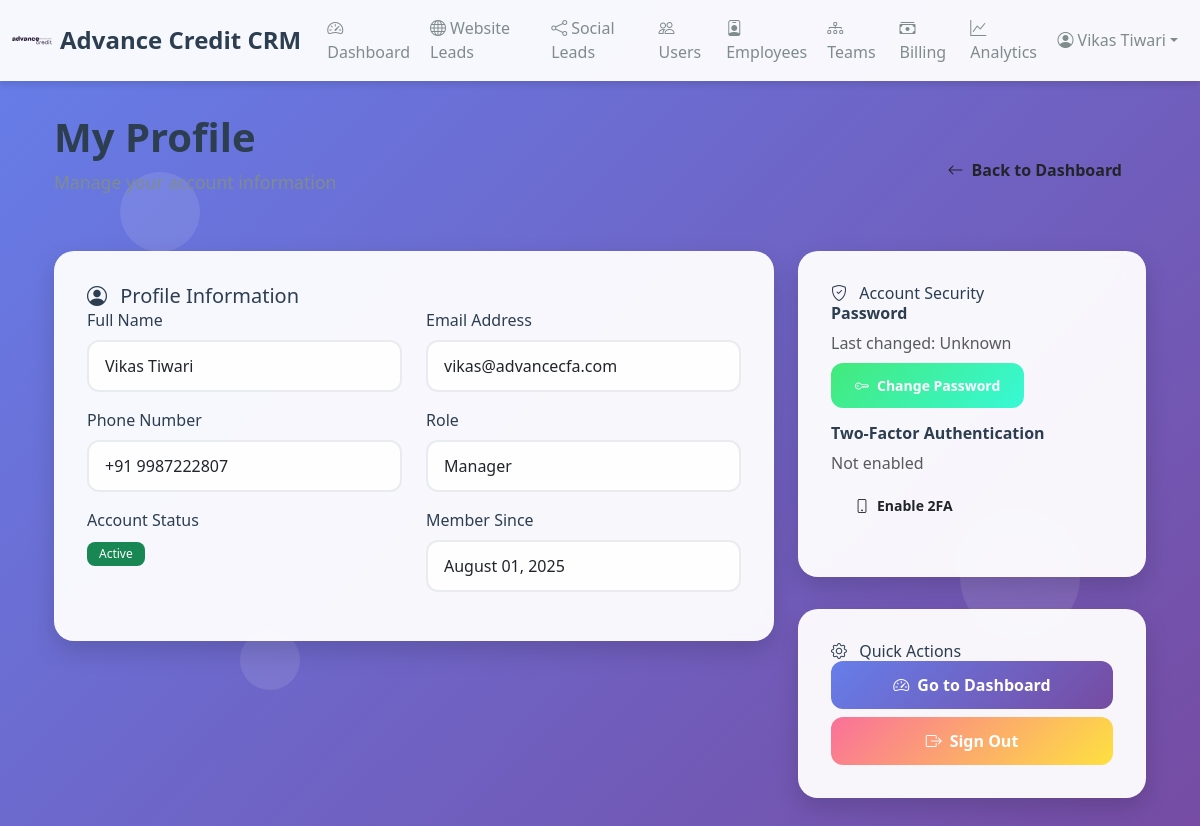
The app's page /crm/profile (signed in) with its own data.
### src/shared/crm_models.py (models this page shows)
class User(CRMBase):
    __tablename__ = "users"
    user_id = Column(Integer, primary_key=True, index=True)
    name = Column(String(128), nullable=False)
    email = Column(String(128), unique=True, nullable=False)
    phone = Column(String(32), unique=True, nullable=False)
    password_hash = Column(String(128), nullable=False)
    role = Column(String(32), default="employee")
    is_active = Column(Boolean, default=True)
    created_at = Column(DateTime, server_default=func.now())
    employee = relationship("Employee", back_populates="user", uselist=False)

### src/crm/routes.py (the view)
@router.get("/profile", response_class=HTMLResponse)
def user_profile(request: Request, db: Session = Depends(get_db)):
    if not request.session.get("user_id"):
        return RedirectResponse("/crm/login", status_code=status.HTTP_302_FOUND)
    user_id = request.session.get("user_id")
    user = db.query(User).filter(User.user_id == user_id).first()
    if not user:
        return RedirectResponse("/crm/login", status_code=status.HTTP_302_FOUND)
    return templates.TemplateResponse("profile.html", {
        "request": request,
        "user": user
    })

### src/crm/templates/profile.html (shortened to what this page needs)
{% extends 'base.html' %}
{% block content %}
<div class="container-fluid">
    <div class="d-flex justify-content-between align-items-center mb-4">
        <div>
            <h1 class="page-title">My Profile</h1>
            <p class="page-subtitle">Manage your account information</p>
        </div>
        <a href="/crm/dashboard" class="btn btn-modern btn-secondary-modern">
            <i class="bi bi-arrow-left me-2"></i>Back to Dashboard
        </a>
    </div>
    <div class="row">
        <div class="col-lg-8">
            <div class="glass-card">
                <div class="card-header">
                    <h5 class="mb-0">
                        <i class="bi bi-person-circle me-2"></i>
                        Profile Information
                    </h5>
                </div>
                <div class="card-body">
                    <div class="row">
                        <div class="col-md-6 mb-3">
                            <label class="form-label">Full Name</label>
                            <input type="text" class="form-control form-control-modern" value="{{ user.name }}" readonly>
                        </div>
                        <div class="col-md-6 mb-3">
                            <label class="form-label">Email Address</label>
                            <input type="email" class="form-control form-control-modern" value="{{ user.email }}" readonly>
                        </div>
                    </div>
                    <div class="row">
                        <div class="col-md-6 mb-3">
                            <label class="form-label">Phone Number</label>
                            <input type="text" class="form-control form-control-modern" value="{{ user.phone }}" readonly>
                        </div>
                        <div class="col-md-6 mb-3">
                            <label class="form-label">Role</label>
                            <input type="text" class="form-control form-control-modern" value="{{ user.role|title }}" readonly>
                        </div>
                    </div>
                    <div class="row">
                        <div class="col-md-6 mb-3">
                            <label class="form-label">Account Status</label>
                            <div>
                                {% if user.is_active %}
                                <span class="badge badge-modern bg-success">Active</span>
                                {% else %}
                                <span class="badge badge-modern bg-danger">Inactive</span>
                                {% endif %}
                            </div>
                        </div>
                        <div class="col-md-6 mb-3">
                            <label class="form-label">Member Since</label>
                            <input type="text" class="form-control form-control-modern" value="{{ user.created_at.strftime('%B %d, %Y') }}" readonly>
                        </div>
                    </div>
                </div>
            </div>
        </div>
        <div class="col-lg-4">
            <div class="glass-card">
                <div class="card-header">
                    <h6 class="mb-0">
                        <i class="bi bi-shield-check me-2"></i>
                        Account Security
                    </h6>
                </div>
                <div class="card-body">
                    <div class="mb-3">
                        <h6 class="fw-bold">Password</h6>
                        <p class="text-muted mb-2">Last changed: Unknown</p>
                        <button class="btn btn-modern btn-warning-modern btn-sm">
                            <i class="bi bi-key me-2"></i>Change Password
                        </button>
                    </div>
                    <div class="mb-3">
                        <h6 class="fw-bold">Two-Factor Authentication</h6>
                        <p class="text-muted mb-2">Not enabled</p>
                        <button class="btn btn-modern btn-secondary-modern btn-sm">
                            <i class="bi bi-phone me-2"></i>Enable 2FA
                        </button>
                    </div>
                </div>
            </div>
            <div class="glass-card mt-4">
                <div class="card-header">
                    <h6 class="mb-0">
                        <i class="bi bi-gear me-2"></i>
                        Quick Actions
                    </h6>
                </div>
                <div class="card-body">
                    <div class="d-grid gap-2">
                        <a href="/crm/dashboard" class="btn btn-modern btn-primary-modern">
                            <i class="bi bi-speedometer2 me-2"></i>Go to Dashboard
                        </a>
                        <a href="/crm/logout" class="btn btn-modern btn-danger-modern">
                            <i class="bi bi-box-arrow-right me-2"></i>Sign Out
                        </a>
                    </div>
                </div>
            </div>
        </div>
    </div>
</div>
{% endblock %}

### src/crm/templates/base.html (shortened to what this page needs)
<!DOCTYPE html>
<html lang="en">
<head>
    <link href="https://cdn.jsdelivr.net/npm/bootstrap@5.3.0/dist/css/bootstrap.min.css" rel="stylesheet">
    <link href="https://cdn.jsdelivr.net/npm/bootstrap-icons@1.10.0/font/bootstrap-icons.css" rel="stylesheet">
</head>
<body>
    <div class="floating-shapes">
        <div class="shape"></div>
        <div class="shape"></div>
        <div class="shape"></div>
    </div>
    <nav class="navbar navbar-expand-lg">
        <div class="container-fluid">
            <a class="navbar-brand d-flex align-items-center" href="/crm/dashboard">
                <img src="/crm/static/ac-logo-1.svg" alt="Logo" width="40" height="40" class="me-2">
                Advance Credit CRM
            </a>
            <div class="collapse navbar-collapse" id="navbarNav">
                <ul class="navbar-nav me-auto">
                    <li class="nav-item">
                        <a class="nav-link {% if request.url.path == '/crm/dashboard' %}active{% endif %}" href="/crm/dashboard">
                            <i class="bi bi-speedometer2 me-1"></i>Dashboard
                        </a>
                    </li>
                    <li class="nav-item">
                        <a class="nav-link {% if request.url.path.startswith('/crm/website-leads') %}active{% endif %}" href="/crm/website-leads">
                            <i class="bi bi-globe me-1"></i>Website Leads
                        </a>
                    </li>
                    <li class="nav-item">
                        <a class="nav-link {% if request.url.path.startswith('/crm/social-leads') %}active{% endif %}" href="/crm/social-leads">
                            <i class="bi bi-share me-1"></i>Social Leads
                        </a>
                    </li>
                    <li class="nav-item">
                        <a class="nav-link {% if request.url.path.startswith('/crm/users') %}active{% endif %}" href="/crm/users">
                            <i class="bi bi-people me-1"></i>Users
                        </a>
                    </li>
                    <li class="nav-item">
                        <a class="nav-link {% if request.url.path.startswith('/crm/employees') %}active{% endif %}" href="/crm/employees">
                            <i class="bi bi-person-badge me-1"></i>Employees
                        </a>
                    </li>
                    <li class="nav-item">
                        <a class="nav-link {% if request.url.path.startswith('/crm/teams') %}active{% endif %}" href="/crm/teams">
                            <i class="bi bi-diagram-3 me-1"></i>Teams
                        </a>
                    </li>
                    <li class="nav-item">
                        <a class="nav-link {% if request.url.path.startswith('/crm/billing') %}active{% endif %}" href="/crm/billing">
                            <i class="bi bi-cash-stack me-1"></i>Billing
                        </a>
                    </li>
                    <li class="nav-item">
                        <a class="nav-link {% if request.url.path.startswith('/crm/analytics') %}active{% endif %}" href="/crm/analytics">
                            <i class="bi bi-graph-up me-1"></i>Analytics
                        </a>
                    </li>
                </ul>
                <ul class="navbar-nav">
                    {% if request.session.get('user_id') %}
                    <li class="nav-item dropdown">
                        <a class="nav-link dropdown-toggle d-flex align-items-center" href="#" data-bs-toggle="dropdown">
                            <i class="bi bi-person-circle me-1"></i>
                            {{ request.session.get('user_name', 'Profile') }}
                        </a>
                    </li>
                    {% else %}
                    <li class="nav-item">
                        <a class="nav-link" href="/crm/login"><i class="bi bi-box-arrow-in-right me-1"></i>Login</a>
                    </li>
                    {% endif %}
                </ul>
            </div>
        </div>
    </nav>
    <div class="main-container">
        <div class="container">
            {% block content %}{% endblock %}
        </div>
    </div>
</body>
</html>

### src/crm/templates/base.html (style rules this page uses)
:root { --primary-gradient: linear-gradient(135deg, #667eea 0%, #764ba2 100%); --secondary-gradient: linear-gradient(135deg, #f093fb 0%, #f5576c 100%); --success-gradient: linear-gradient(135deg, #4facfe 0%, #00f2fe 100%); --warning-gradient: linear-gradient(135deg, #43e97b 0%, #38f9d7 100%); --danger-gradient: linear-gradient(135deg, #fa709a 0%, #fee140 100%); --glass-bg: rgba(255, 255, 255, 0.95); --glass-border: rgba(255, 255, 255, 0.2); --text-primary: #2c3e50; --text-secondary: #7f8c8d; --shadow-light: 0 4px 6px rgba(0, 0, 0, 0.1); --shadow-medium: 0 10px 25px rgba(0, 0, 0, 0.15); --shadow-heavy: 0 20px 40px rgba(0, 0, 0, 0.1); }
body { background: var(--primary-gradient); min-height: 100vh; font-family: 'Segoe UI', Tahoma, Geneva, Verdana, sans-serif; color: var(--text-primary); }
.navbar { background: var(--glass-bg); backdrop-filter: blur(10px); border-bottom: 1px solid var(--glass-border); box-shadow: var(--shadow-light); }
.navbar-brand { font-weight: 700; font-size: 1.5rem; color: var(--text-primary) !important; }
.nav-link { color: var(--text-secondary) !important; font-weight: 500; transition: all 0.3s ease; border-radius: 8px; margin: 0 2px; }
.main-container { min-height: calc(100vh - 80px); padding: 2rem 0; }
.glass-card { background: var(--glass-bg); backdrop-filter: blur(10px); border-radius: 20px; border: 1px solid var(--glass-border); box-shadow: var(--shadow-medium); padding: 2rem; margin-bottom: 2rem; }
.btn-modern { border-radius: 12px; padding: 12px 24px; font-weight: 600; transition: all 0.3s ease; border: none; }
.btn-primary-modern { background: var(--primary-gradient); color: white; }
.btn-warning-modern { background: var(--warning-gradient); color: white; }
.btn-danger-modern { background: var(--danger-gradient); color: white; }
.form-control-modern { border-radius: 12px; border: 2px solid #e9ecef; padding: 12px 16px; transition: all 0.3s ease; background: rgba(255, 255, 255, 0.9); }
.page-title { color: var(--text-primary); font-weight: 700; font-size: 2.5rem; margin-bottom: 0.5rem; }
.page-subtitle { color: var(--text-secondary); font-size: 1.1rem; margin-bottom: 2rem; }
.floating-shapes { position: fixed; top: 0; left: 0; width: 100%; height: 100%; overflow: hidden; z-index: -1; pointer-events: none; }
.shape { position: absolute; background: rgba(255, 255, 255, 0.1); border-radius: 50%; animation: float 6s ease-in-out infinite; }
.shape:nth-child(1) { width: 80px; height: 80px; top: 20%; left: 10%; animation-delay: 0s; }
.shape:nth-child(2) { width: 120px; height: 120px; top: 60%; right: 10%; animation-delay: 2s; }
.shape:nth-child(3) { width: 60px; height: 60px; bottom: 20%; left: 20%; animation-delay: 4s; }
.badge-modern { border-radius: 8px; padding: 6px 12px; font-weight: 500; }

### records on screen
User: session.get "Vikas Tiwari", name "Vikas Tiwari", email "vikas@advancecfa.com", phone "+91 9987222807", role "Manager", created_at "August 01, 2025"
